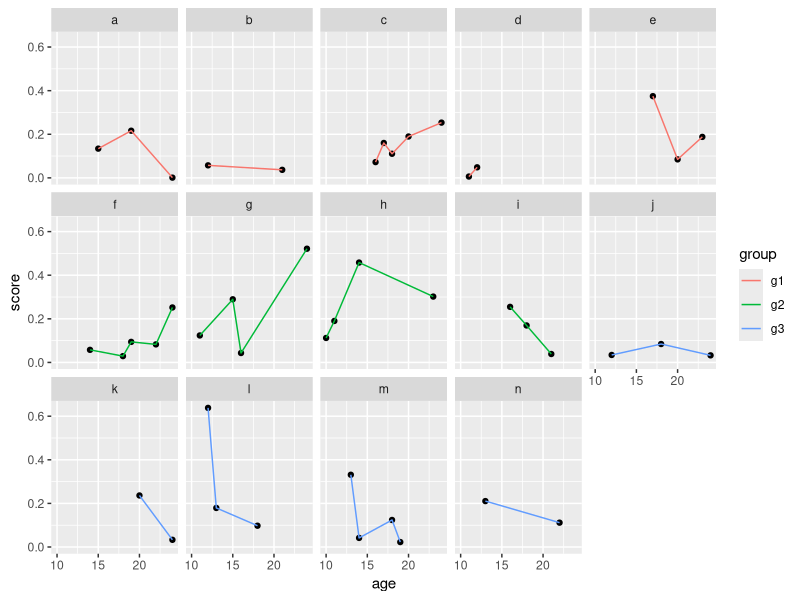
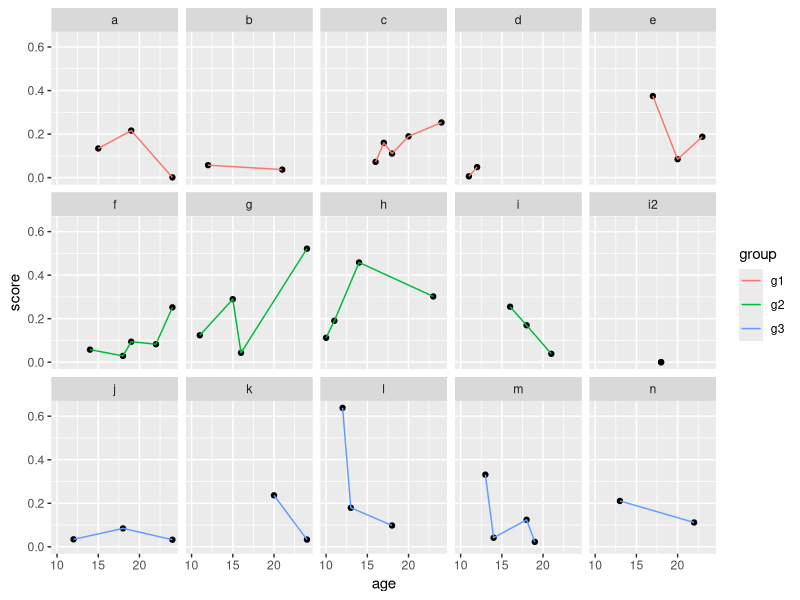
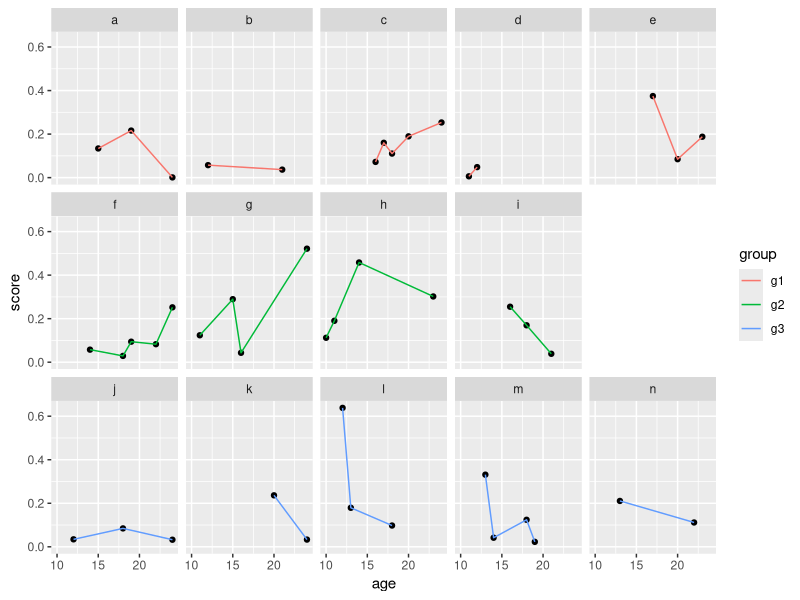
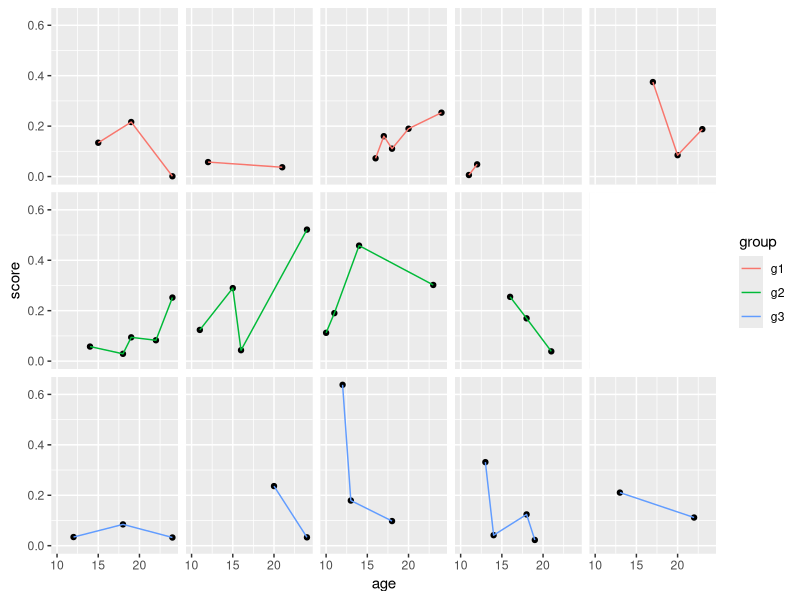
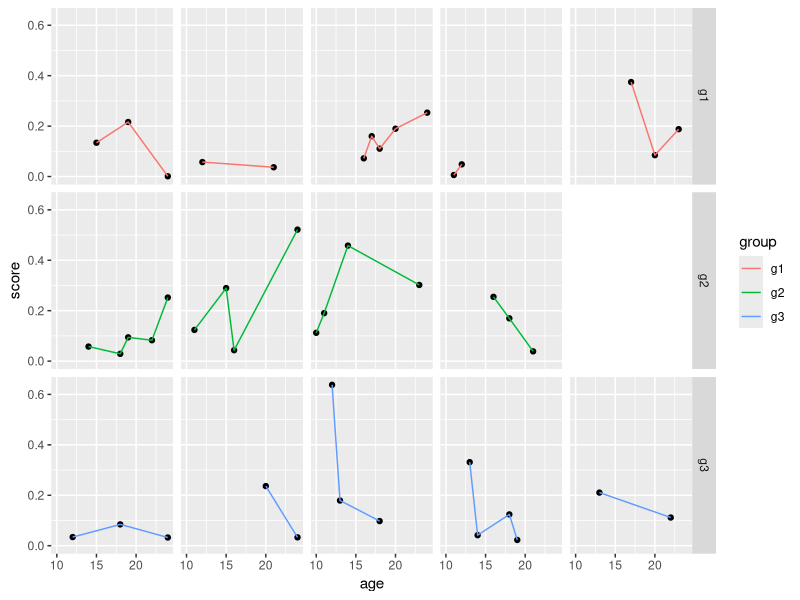

Source code (R) for these figures, in order:
## ---- chunk 1
library(tidyverse)
# fit <- targets::tar_read(fit)
# fit
## ---- chunk 2
library(tidyverse)
data <- tibble(
  id = letters[1:14],
  group = rep(c("g1", "g2", "g3"), times = c(5, 4, 5)),
  data = lapply(1:14, function(x) {
    # just making some data
    n_points <- sample(c(2:5), size = 1) 
    ages <- sort(sample(c(10:24), size = n_points))
    data.frame(age = ages, score = rbeta(n_points, 1, 4))
  })
) %>% 
  tidyr::unnest(data)

ggplot(data, aes(x = age, y = score)) + 
  geom_point() + 
  geom_line(aes(color = group)) + 
  facet_wrap("id", ncol = 5)
## ---- chunk 3
data <- data %>% 
  tibble::add_row(id = "i2", group = "g2", age = median(data$age), score = 0) %>% 
  # two points so that geom_line() doesn't warn
  tibble::add_row(id = "i2", group = "g2", age = median(data$age), score = 0)

ggplot(data, aes(x = age, y = score)) + 
  geom_point(na.rm = TRUE) + 
  geom_line(aes(color = group), na.rm = TRUE) + 
  facet_wrap("id", ncol = 5) 
## ---- chunk 4
p <- last_plot()
g <- ggplotGrob(p)
# guess and check
pattern <- "panel-4-3|strip-t-5-2"
to_drop <- str_which(g$layout$name, pattern)
to_keep_names <- str_subset(g$layout$name, pattern, negate = TRUE)
# delete grob data, clean up layout table
g$grobs[to_drop] <- NULL
g$layout <- g$layout[g$layout$name %in% to_keep_names, ]
grid::grid.newpage()
grid::grid.draw(g)
## ---- chunk 5
ggplot(data, aes(x = age, y = score)) + 
  geom_point(na.rm = TRUE) + 
  geom_line(aes(color = group), na.rm = TRUE) + 
  geom_ribbon(
    aes(ymin = -Inf, ymax = Inf),
    data = tibble(
      id = "i2", 
      age = c(-Inf, Inf), 
      group = "g2", 
      score = NA_real_
    ),
    fill = "white",
    color = "white"
  ) +
  facet_wrap("id", ncol = 5) +
  theme(strip.text.x = element_blank())
## ---- chunk 6
data <- data %>% 
  group_by(group) %>% 
  mutate(col_num = match(id, unique(id))) %>% 
  ungroup()

ggplot(data, aes(x = age, y = score)) + 
  geom_point(na.rm = TRUE) + 
  geom_line(aes(color = group), na.rm = TRUE) + 
  geom_ribbon(
    aes(ymin = -Inf, ymax = Inf),
    data = tibble(
      col_num = 5,
      age = c(-Inf, Inf), 
      group = "g2", 
      score = NA_real_
    ),
    fill = "white",
    color = "white"
  ) +
  facet_grid(group ~ col_num) +
  theme(strip.text.x = element_blank())
